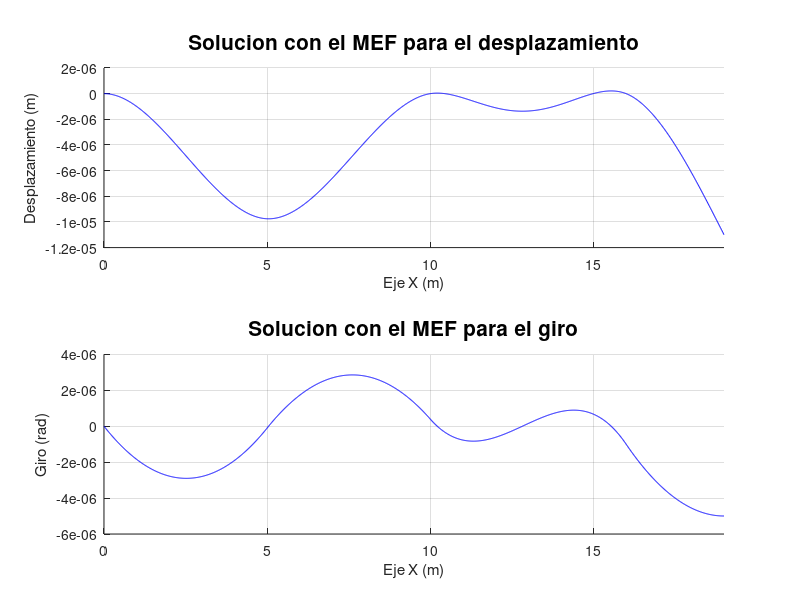
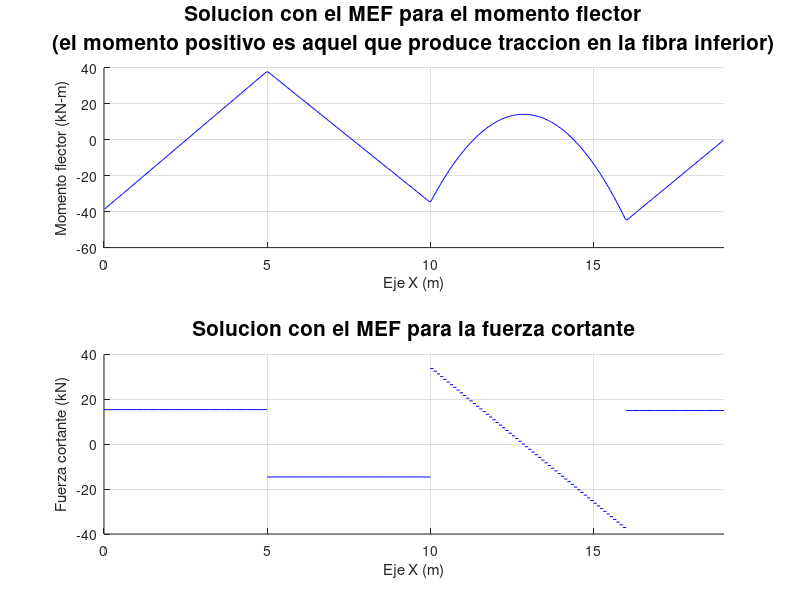

Write the MATLAB code that produced these figures, in order.
%% Programa para el calculo de vigas de Euler-Bernoulli.
% Viga analizada en el Ejemplo 5-5 de Uribe Escamilla
% Este programa esta particularizado para el EF de longitud 0.1 m

clear, clc, close all         % borrar memoria y pantalla

%% defino las constantes y variables
Y = 1; TH = 2;

L   = 0.1;      % m           % longitud de cada EF
E   = 200e6;    % kPa         % modulo de elasticidad de la barra
b   = 0.3;      % m           % base de la viga
h   = 1.5;      % m           % altura de la viga
A   = b*h;      % m^2         % area transversal de la viga
I   = b*h^3/12; % m^4         % momento de inercia con respecto al eje y

xnod = 0:L:19;                % posicion de los nodos
nno = length(xnod);           % numero de nodos
nef = nno - 1;                % numero de elementos finitos (EF)
ngdl = 2*nno;                 % numero de grados de libertad
gdl = [ (1:2:ngdl)' (2:2:ngdl)' ]; % grados de libertad
LaG = [ (1:(nno-1))' (2:nno)'   ]; % definicion de EFs con respecto a nodos

%% Relacion de cargas distribuidas
p = zeros(nef,1);
p(101:160) = -12; % kN/m     % carga distribuida en [1.0, 1.6] m

%% Relacion de cargas puntuales
f = zeros(ngdl,1);   % vector de fuerzas nodales equivalentes global
f(gdl( 51,Y)) = -30; % kN   % carga puntual en x = 5 m
f(gdl(191,Y)) = -15; % kN   % carga puntual en x = 19 m

%% VIGA DE EULER-BERNOULLI:
% Con el programa "func_forma_euler_bernoulli.m" se calcularon:
% * Ke     = la matriz de rigidez de flexion del elemento e
% * fe     = el vector de fuerzas nodales equivalentes
% * Bf     = la matriz de deformaciones de flexion
% * N      = matriz de funciones de forma
% * dN_dxi = derivada de la matriz de funciones de forma con respecto a xi

%% ensamblo la matriz de rigidez global y el vector de fuerzas nodales 
%% equivalentes global para la viga de Euler-Bernoulli
K = zeros(ngdl);  % matriz de rigidez global
idx = cell(nef);  % grados de libertad del elemento e
EI_L3 = E*I/L^3;    
for e = 1:nef     % ciclo sobre todos los elementos finitos
   idx{e} = [ gdl(LaG(e,1),Y) gdl(LaG(e,1),TH) gdl(LaG(e,2),Y) gdl(LaG(e,2),TH) ];
   
   % Matriz de rigidez de flexion del elemento e
   Ke = EI_L3 * [  12,   6*L,  -12,   6*L
                  6*L, 4*L^2, -6*L, 2*L^2
                  -12,  -6*L,   12,  -6*L
                  6*L, 2*L^2, -6*L, 4*L^2 ];

   % vector de fuerzas nodales equivalentes        
   fe = +p(e)*L * [ 1/2; L/12; 1/2; -L/12 ];
   
   K(idx{e},idx{e}) = K(idx{e},idx{e}) + Ke;
   f(idx{e},:)      = f(idx{e},:)      + fe;
end

%% se resuelve el sistema de ecuaciones
% f = vector de fuerzas nodales equivalentes
% q = vector de fuerzas nodales de equilibrio del elemento
% a = desplazamientos

%|   qd   |   | Kcc Kcd || ac |   | fd | 
%|        | = |         ||    | - |    |
%| qc = 0 |   | Kdc Kdd || ad |   | fc |

%% Relaciono apoyos
%  gdl           desplazamiento
apoyos = [ ...
   gdl(  1,Y)    0    % m
   gdl(  1,TH)   0    % rad
   gdl(101,Y)    0    % m
   gdl(161,Y)    0 ]; % m  

%% grados de libertad del desplazamiento conocidos y desconocidos
c  = apoyos(:,1);            % GDL conocidos
d =  setdiff((1:ngdl)',c);   % GDL desconocidos
ac = apoyos(:,2);            % desplazamientos conocidos

%% extraigo las submatrices y especifico las cantidades conocidas
Kcc = K(c,c); Kcd = K(c,d); fd = f(c);
Kdc = K(d,c); Kdd = K(d,d); fc = f(d);

ad = Kdd\(fc - Kdc*ac);      % calculo desplazamientos desconocidos
qd = Kcc*ac + Kcd*ad - fd;   % calculo fuerzas de equilibrio desconocidas
a = zeros(ngdl,1);  a(c) = ac;  a(d) = ad; % desplazamientos 
q = zeros(ngdl,1);  q(c) = qd;             % fuerzas nodales equivalentes

%% calculo de los momentos flectores
%% (se calcula el momento en el centro de cada elemento finito)
% se reserva la memoria
% recuerde que en cada elemento se calculan los momentos en las raices de 
% los polinomios de Legendre de grado dos
xmom = zeros(2,nef); % posicion donde se calcula
mom  = zeros(2,nef); % momento flector
cor  = zeros(1,nef); % fuerza cortante
%xi = linspace(-1,1,10)'; 
xi = [ -sqrt(1/3); sqrt(1/3) ]; % raices del polinom de Legendre de grado 2

% matriz de deformaciones de flexion
Bbe = [ (6*xi)/L^2, (3*xi - 1)/L, -(6*xi)/L^2, (3*xi + 1)/L ];

dN3_dxi3 = [ 3/2, (3*L)/4, -3/2, (3*L)/4];
for e = 1:nef
   % lugar donde se calcula el momento (centro del EF)
   xmom(:,e) = L*xi'/2 + (xnod(LaG(e,1)) + xnod(LaG(e,2)))/2;
     
   % vector de desplazamientos nodales del elemento a^{(e)}
   ae = a(idx{e});
   
   mom(:,e) = E*I*Bbe*ae;              % momento flector   
   cor(e) = E*I*dN3_dxi3*(8/(L^3))*ae; % fuerza cortante   
end

%% se calculan los desplazamientos al interior de cada EF
nint = 10;           % numero de puntos donde se interpolara dentro del EF
xi = linspace(-1,1,nint)'; % coordenadas naturales

% Matriz de funciones de forma y su derivada
N = [ ...
      xi.^3/4 - (3*xi)/4 + 1/2,                  ...
      -(L*(- xi.^3/4 + xi.^2/4 + xi/4 - 1/4))/2, ...
      - xi.^3/4 + (3*xi)/4 + 1/2,                ...
      -(L*(- xi.^3/4 - xi.^2/4 + xi/4 + 1/4))/2 ];   

dN_dxi = [ ...
      (3*xi.^2)/4 - 3/4,                          ...
      -(L*(- (3*xi.^2)/4 + xi/2 + 1/4))/2,        ...
      3/4 - (3*xi.^2)/4,                          ...   
      (L*((3*xi.^2)/4 + xi/2 - 1/4))/2 ];

xx    = cell(nef,1); % interpol de posiciones (geometria) en el elemento
ww    = cell(nef,1); % interpol desplazamientos en el elemento
tt    = cell(nef,1); % interpol angulo en el elemento
for e = 1:nef        % ciclo sobre todas los elementos finitos
   % vector de desplazamientos nodales del elemento a^{(e)}
   ae = a(idx{e});

   % interpola sobre la geometria (coord naturales a geometricas)
   xx{e} = L*xi/2 + (xnod(LaG(e,1)) + xnod(LaG(e,2)))/2;
   
   % se calcula el desplazamiento al interior del elemento finito
   ww{e} = N*ae;
   
   % se calcula el angulo al interior del elemento finito
   tt{e} = (dN_dxi*2/L)*ae;
end

%% imprimo los resultados
format short g
disp('Desplazamientos nodales                      ');
disp('~~~~~~~~~~~~~~~~~~~~~~~~~~~~~~~~~~~~~~~~~~~~~');
vect_mov = reshape(a,2,nno)'; % vector de movimientos
for i = 1:nno
   fprintf('Nodo %3d: w = %12.4g m, theta = %12.4g rad \n', ...
      i, vect_mov(i,Y), vect_mov(i,TH));
end

disp(' ');
disp('Fuerzas nodales de equilibrio (solo se imprimen los diferentes de cero)');
disp('~~~~~~~~~~~~~~~~~~~~~~~~~~~~~~~~~~~~~~~~~~~~~~~~~~~~~~~~~~~~~~~~~~~~~~~');
q = reshape(q,2,nno)';
for i = 1:nno   
   if ~isequal(q(i,:),[0 0])
      fprintf('Nodo %3d Ry = %12.4g kN, Mz = %12.4g kN-m\n', i, q(i,Y), q(i,TH));
   end
end

%% Grafico la solucion analitica y la solucion por el MEF
%% 1) grafico los desplazamientos de la barra
figure(1)                          % cree un nuevo lienzo
subplot(2,1,1);
hold on;                           % no borre el lienzo 
grid on;                           % reticula
for e = 1:nef % ciclo sobre todos los elementos finitos
   h1eb = plot(xx{e}, ww{e}, 'b-');       % grafico solucion por MEF
end
title('Solucion con el MEF para el desplazamiento', 'FontSize', 15)
xlabel('Eje X (m)')                % titulo del eje X
ylabel('Desplazamiento (m)')       % titulo del eje Y
xlim([xnod(1) xnod(end)])          % rango en el eje X del grafico

%% 2) grafico los angulos de giro
subplot(2,1,2);
hold on;                           % no borre el lienzo 
grid on;                           % reticula
for e = 1:nef % ciclo sobre todos los elementos finitos
   h2eb = plot(xx{e}, tt{e}, 'b-');       % grafico solucion por MEF
end
title('Solucion con el MEF para el giro', 'FontSize', 15)
xlabel('Eje X (m)')                % titulo del eje X
ylabel('Giro (rad)')               % titulo del eje Y
xlim([xnod(1) xnod(end)])          % rango en el eje X del grafico

%% 3) grafico los momentos
figure(2)                          % cree un nuevo lienzo
subplot(2,1,1);
hold on;                           % no borre el lienzo
grid on;                           % reticula
h3eb = plot(xmom(:), mom(:), 'b-');% grafico solucion por MEF
title({'Solucion con el MEF para el momento flector',...
   '(el momento positivo es aquel que produce traccion en la fibra inferior)'},...
   'FontSize',15);
xlabel('Eje X (m)')                % titulo del eje X
ylabel('Momento flector (kN-m)')   % titulo del eje Y
xlim([xnod(1) xnod(end)])          % rango en el eje X del grafico

%% 4) grafico la fuerza cortante
subplot(2,1,2);
hold on;                           % no borre el lienzo
grid on;                           % reticula
for e = 1:nef % ciclo sobre todos los elementos finitos
   h4eb = plot([xnod(LaG(e,1)) xnod(LaG(e,2))], [cor(e) cor(e)], 'b-'); % grafico solucion por MEF
end
title('Solucion con el MEF para la fuerza cortante', 'FontSize', 15);
xlabel('Eje X (m)')                % titulo del eje X
ylabel('Fuerza cortante (kN)')     % titulo del eje Y
xlim([xnod(1) xnod(end)])          % rango en el eje X del grafico

%%
return; % bye, bye!
